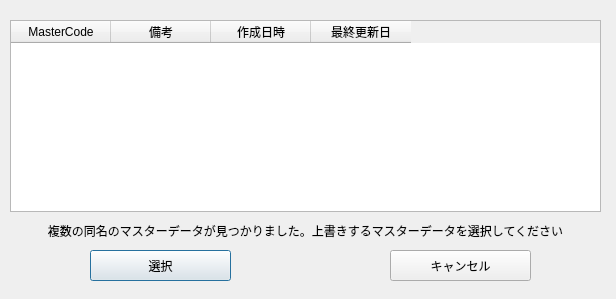
<?xml version="1.0" encoding="UTF-8"?>
<ui version="4.0">
 <class>SelectMasterWithSameNameDialog</class>
 <widget class="QDialog" name="SelectMasterWithSameNameDialog">
  <property name="geometry">
   <rect>
    <x>0</x>
    <y>0</y>
    <width>616</width>
    <height>299</height>
   </rect>
  </property>
  <property name="windowTitle">
   <string>Dialog</string>
  </property>
  <widget class="QTableWidget" name="tableWidget">
   <property name="geometry">
    <rect>
     <x>10</x>
     <y>20</y>
     <width>591</width>
     <height>192</height>
    </rect>
   </property>
   <property name="selectionMode">
    <enum>QAbstractItemView::SelectionMode::SingleSelection</enum>
   </property>
   <property name="selectionBehavior">
    <enum>QAbstractItemView::SelectionBehavior::SelectRows</enum>
   </property>
   <column>
    <property name="text">
     <string>MasterCode</string>
    </property>
   </column>
   <column>
    <property name="text">
     <string>備考</string>
    </property>
   </column>
   <column>
    <property name="text">
     <string>作成日時</string>
    </property>
   </column>
   <column>
    <property name="text">
     <string>最終更新日</string>
    </property>
   </column>
  </widget>
  <widget class="QLabel" name="label">
   <property name="geometry">
    <rect>
     <x>30</x>
     <y>220</y>
     <width>551</width>
     <height>21</height>
    </rect>
   </property>
   <property name="text">
    <string>複数の同名のマスターデータが見つかりました。上書きするマスターデータを選択してください</string>
   </property>
   <property name="alignment">
    <set>Qt::AlignmentFlag::AlignCenter</set>
   </property>
  </widget>
  <widget class="QPushButton" name="pushButtonSelect">
   <property name="geometry">
    <rect>
     <x>90</x>
     <y>250</y>
     <width>141</width>
     <height>31</height>
    </rect>
   </property>
   <property name="text">
    <string>選択</string>
   </property>
  </widget>
  <widget class="QPushButton" name="pushButtonCancel">
   <property name="geometry">
    <rect>
     <x>390</x>
     <y>250</y>
     <width>141</width>
     <height>31</height>
    </rect>
   </property>
   <property name="text">
    <string>キャンセル</string>
   </property>
  </widget>
 </widget>
 <resources/>
 <connections/>
</ui>
